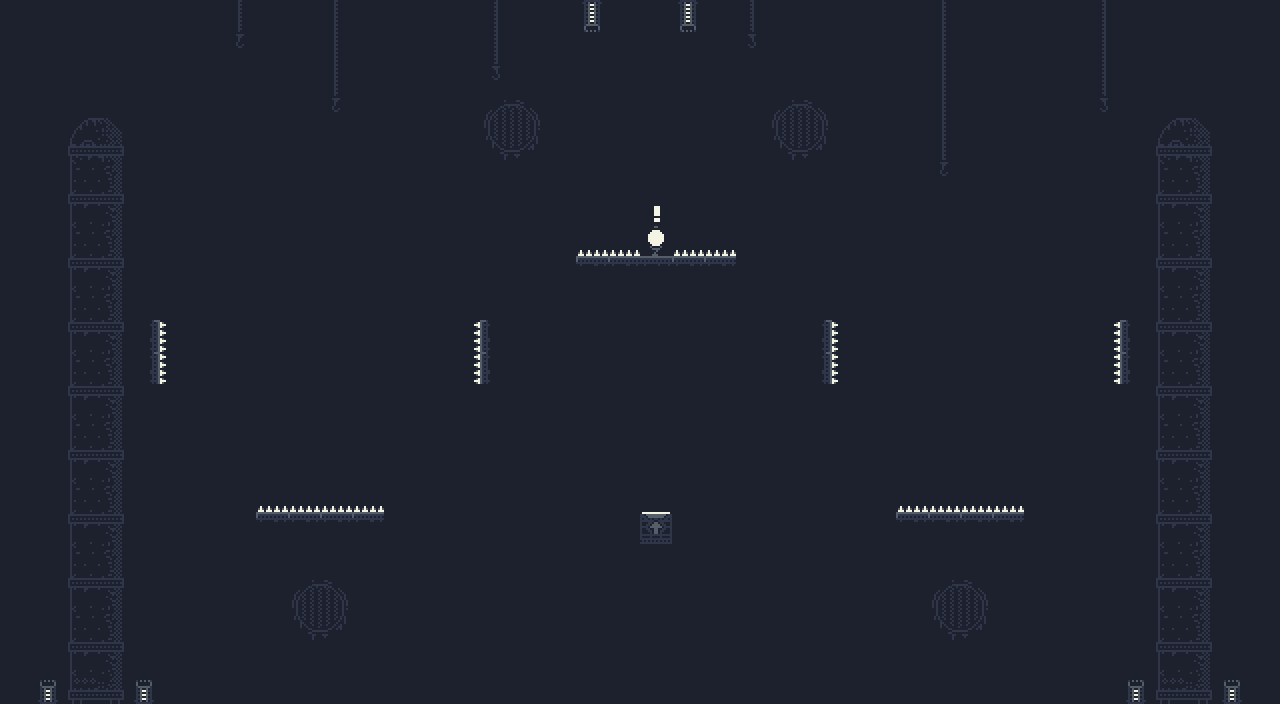

The image is a tile-based game level rendered from a .tmx file. Its description and complete source (layers, tilesets, objects, tile grids) follow:
An orthogonal 40x22 tile map with 32x32 px tiles, 3 tile layers (Background, Ground, Foreground) and 3 objects (Spawn, Win).

<map version="1.10" tiledversion="1.12.2" orientation="orthogonal" renderorder="right-down" width="40" height="22" tilewidth="32" tileheight="32" infinite="0" backgroundcolor="#1d212d" nextlayerid="5" nextobjectid="9">
 <editorsettings>
  <export target="level8.json" format="json" />
 </editorsettings>
 <tileset firstgid="1" name="0x72-industrial-tileset-32px-extruded" tilewidth="32" tileheight="32" spacing="2" margin="1" tilecount="1024" columns="32">
  <image source="0x72-industrial-tileset-32px-extruded.png" width="1088" height="1088" />
  <tile id="5">
   <properties>
    <property name="collides" type="bool" value="true" />
   </properties>
  </tile>
  <tile id="12">
   <properties>
    <property name="collides" type="bool" value="true" />
   </properties>
  </tile>
  <tile id="13">
   <properties>
    <property name="collides" type="bool" value="true" />
   </properties>
  </tile>
  <tile id="14">
   <properties>
    <property name="collides" type="bool" value="true" />
   </properties>
  </tile>
  <tile id="15">
   <properties>
    <property name="collides" type="bool" value="true" />
   </properties>
  </tile>
  <tile id="19">
   <properties>
    <property name="collides" type="bool" value="true" />
   </properties>
  </tile>
  <tile id="20">
   <properties>
    <property name="collides" type="bool" value="true" />
   </properties>
  </tile>
  <tile id="21">
   <properties>
    <property name="collides" type="bool" value="true" />
   </properties>
  </tile>
  <tile id="32">
   <properties>
    <property name="collides" type="bool" value="true" />
   </properties>
  </tile>
  <tile id="33">
   <properties>
    <property name="collides" type="bool" value="true" />
   </properties>
  </tile>
  <tile id="34">
   <properties>
    <property name="collides" type="bool" value="true" />
   </properties>
  </tile>
  <tile id="35">
   <properties>
    <property name="collides" type="bool" value="true" />
   </properties>
  </tile>
  <tile id="36">
   <properties>
    <property name="collides" type="bool" value="true" />
   </properties>
  </tile>
  <tile id="37">
   <properties>
    <property name="collides" type="bool" value="true" />
   </properties>
  </tile>
  <tile id="38">
   <properties>
    <property name="collides" type="bool" value="true" />
   </properties>
  </tile>
  <tile id="39">
   <properties>
    <property name="collides" type="bool" value="true" />
   </properties>
  </tile>
  <tile id="40">
   <properties>
    <property name="collides" type="bool" value="true" />
   </properties>
  </tile>
  <tile id="41">
   <properties>
    <property name="collides" type="bool" value="true" />
   </properties>
  </tile>
  <tile id="42">
   <properties>
    <property name="collides" type="bool" value="true" />
   </properties>
  </tile>
  <tile id="43">
   <properties>
    <property name="collides" type="bool" value="true" />
   </properties>
  </tile>
  <tile id="52">
   <properties>
    <property name="collides" type="bool" value="true" />
   </properties>
  </tile>
  <tile id="53">
   <properties>
    <property name="collides" type="bool" value="true" />
    <property name="isPermanent" type="bool" value="true" />
   </properties>
  </tile>
  <tile id="76">
   <properties>
    <property name="collides" type="bool" value="true" />
    <property name="isSpike" type="bool" value="true" />
   </properties>
   <objectgroup draworder="index">
    <object id="5" x="2" y="26" width="30" height="6" />
   </objectgroup>
  </tile>
  <tile id="77">
   <properties>
    <property name="collides" type="bool" value="true" />
    <property name="isSpike" type="bool" value="true" />
   </properties>
  </tile>
  <tile id="78">
   <properties>
    <property name="collides" type="bool" value="true" />
    <property name="isSpike" type="bool" value="true" />
   </properties>
  </tile>
  <tile id="79">
   <properties>
    <property name="collides" type="bool" value="true" />
    <property name="isSpike" type="bool" value="true" />
   </properties>
  </tile>
  <tile id="84">
   <properties>
    <property name="collides" type="bool" value="true" />
   </properties>
  </tile>
  <tile id="85">
   <properties>
    <property name="collides" type="bool" value="true" />
   </properties>
  </tile>
  <tile id="86">
   <properties>
    <property name="collides" type="bool" value="true" />
   </properties>
  </tile>
  <tile id="87">
   <properties>
    <property name="collides" type="bool" value="true" />
   </properties>
  </tile>
  <tile id="88">
   <properties>
    <property name="collides" type="bool" value="true" />
   </properties>
  </tile>
  <tile id="89">
   <properties>
    <property name="collides" type="bool" value="true" />
   </properties>
  </tile>
  <tile id="108">
   <properties>
    <property name="collides" type="bool" value="true" />
    <property name="isSpike" type="bool" value="true" />
   </properties>
  </tile>
  <tile id="109">
   <properties>
    <property name="collides" type="bool" value="true" />
    <property name="isSpike" type="bool" value="true" />
   </properties>
  </tile>
  <tile id="110">
   <properties>
    <property name="collides" type="bool" value="true" />
    <property name="isSpike" type="bool" value="true" />
   </properties>
  </tile>
  <tile id="111">
   <properties>
    <property name="collides" type="bool" value="true" />
    <property name="isSpike" type="bool" value="true" />
   </properties>
  </tile>
  <tile id="116">
   <properties>
    <property name="collides" type="bool" value="true" />
   </properties>
  </tile>
  <tile id="117">
   <properties>
    <property name="collides" type="bool" value="true" />
   </properties>
  </tile>
  <tile id="118">
   <properties>
    <property name="collides" type="bool" value="true" />
   </properties>
  </tile>
  <tile id="119">
   <properties>
    <property name="collides" type="bool" value="true" />
   </properties>
  </tile>
  <tile id="120">
   <properties>
    <property name="collides" type="bool" value="true" />
   </properties>
  </tile>
  <tile id="121">
   <properties>
    <property name="collides" type="bool" value="true" />
   </properties>
  </tile>
  <tile id="152">
   <properties>
    <property name="collides" type="bool" value="true" />
   </properties>
  </tile>
  <tile id="153">
   <properties>
    <property name="collides" type="bool" value="true" />
   </properties>
  </tile>
  <tile id="196">
   <properties>
    <property name="collides" type="bool" value="true" />
   </properties>
  </tile>
  <tile id="197">
   <properties>
    <property name="collides" type="bool" value="true" />
   </properties>
  </tile>
  <tile id="198">
   <properties>
    <property name="collides" type="bool" value="true" />
   </properties>
  </tile>
  <tile id="199">
   <properties>
    <property name="collides" type="bool" value="true" />
   </properties>
  </tile>
  <tile id="200">
   <properties>
    <property name="collides" type="bool" value="true" />
   </properties>
  </tile>
  <tile id="201">
   <properties>
    <property name="collides" type="bool" value="true" />
   </properties>
  </tile>
  <tile id="228">
   <properties>
    <property name="collides" type="bool" value="true" />
   </properties>
  </tile>
  <tile id="229">
   <properties>
    <property name="collides" type="bool" value="true" />
   </properties>
  </tile>
  <tile id="230">
   <properties>
    <property name="collides" type="bool" value="true" />
   </properties>
  </tile>
  <tile id="231">
   <properties>
    <property name="collides" type="bool" value="true" />
   </properties>
  </tile>
  <tile id="232">
   <properties>
    <property name="collides" type="bool" value="true" />
   </properties>
  </tile>
  <tile id="233">
   <properties>
    <property name="collides" type="bool" value="true" />
   </properties>
  </tile>
  <tile id="256">
   <properties>
    <property name="collides" type="bool" value="true" />
   </properties>
  </tile>
  <tile id="257">
   <properties>
    <property name="collides" type="bool" value="true" />
   </properties>
  </tile>
  <tile id="258">
   <properties>
    <property name="collides" type="bool" value="true" />
   </properties>
  </tile>
  <tile id="259">
   <properties>
    <property name="collides" type="bool" value="true" />
   </properties>
  </tile>
  <tile id="288">
   <properties>
    <property name="collides" type="bool" value="true" />
   </properties>
  </tile>
  <tile id="289">
   <properties>
    <property name="collides" type="bool" value="true" />
   </properties>
  </tile>
  <tile id="290">
   <properties>
    <property name="collides" type="bool" value="true" />
   </properties>
  </tile>
  <tile id="291">
   <properties>
    <property name="collides" type="bool" value="true" />
   </properties>
  </tile>
  <tile id="320">
   <properties>
    <property name="collides" type="bool" value="true" />
   </properties>
  </tile>
  <tile id="321">
   <properties>
    <property name="collides" type="bool" value="true" />
   </properties>
  </tile>
  <tile id="322">
   <properties>
    <property name="collides" type="bool" value="true" />
   </properties>
  </tile>
  <tile id="323">
   <properties>
    <property name="collides" type="bool" value="true" />
   </properties>
  </tile>
 </tileset>
 <layer id="1" name="Background" width="40" height="22">
  <data encoding="csv">
0,0,0,0,0,0,0,97,0,0,97,0,0,0,0,3221225569,0,0,193,0,0,193,0,2147483745,0,0,0,0,0,1073741921,0,0,0,0,2147483745,0,0,0,0,0,
0,0,0,0,0,0,0,129,0,0,97,0,0,0,0,3221225569,0,0,225,0,0,225,0,2147483777,0,0,0,0,0,1073741921,0,0,0,0,2147483745,0,0,0,0,0,
0,0,0,0,0,0,0,0,0,0,97,0,0,0,0,2147483777,0,0,0,0,0,0,0,0,0,0,0,0,0,1073741921,0,0,0,0,2147483745,0,0,0,0,0,
0,0,150,151,0,0,0,0,0,0,129,0,0,0,0,66,67,0,0,0,0,0,0,0,66,67,0,0,0,1073741921,0,0,0,0,2147483777,0,150,151,0,0,
0,0,182,183,0,0,0,0,0,0,0,0,0,0,0,98,99,0,0,0,0,0,0,0,98,99,0,0,0,1073741921,0,0,0,0,0,0,182,183,0,0,
0,0,214,215,0,0,0,0,0,0,0,0,0,0,0,0,0,0,0,0,0,0,0,0,0,0,0,0,0,2147483809,0,0,0,0,0,0,214,215,0,0,
0,0,246,247,0,0,0,0,0,0,0,0,0,0,0,0,0,0,0,0,0,0,0,0,0,0,0,0,0,0,0,0,0,0,0,0,246,247,0,0,
0,0,214,215,0,0,0,0,0,0,0,0,0,0,0,0,0,0,0,0,0,0,0,0,0,0,0,0,0,0,0,0,0,0,0,0,214,215,0,0,
0,0,246,247,0,0,0,0,0,0,0,0,0,0,0,0,0,0,0,0,0,0,0,0,0,0,0,0,0,0,0,0,0,0,0,0,246,247,0,0,
0,0,214,215,0,0,0,0,0,0,0,0,0,0,0,0,0,0,0,0,0,0,0,0,0,0,0,0,0,0,0,0,0,0,0,0,214,215,0,0,
0,0,246,247,0,0,0,0,0,0,0,0,0,0,0,0,0,0,0,0,0,0,0,0,0,0,0,0,0,0,0,0,0,0,0,0,246,247,0,0,
0,0,214,215,0,0,0,0,0,0,0,0,0,0,0,0,0,0,0,0,0,0,0,0,0,0,0,0,0,0,0,0,0,0,0,0,214,215,0,0,
0,0,246,247,0,0,0,0,0,0,0,0,0,0,0,0,0,0,0,0,0,0,0,0,0,0,0,0,0,0,0,0,0,0,0,0,246,247,0,0,
0,0,214,215,0,0,0,0,0,0,0,0,0,0,0,0,0,0,0,0,0,0,0,0,0,0,0,0,0,0,0,0,0,0,0,0,214,215,0,0,
0,0,246,247,0,0,0,0,0,0,0,0,0,0,0,0,0,0,0,0,0,0,0,0,0,0,0,0,0,0,0,0,0,0,0,0,246,247,0,0,
0,0,214,215,0,0,0,0,0,0,0,0,0,0,0,0,0,0,0,0,0,0,0,0,0,0,0,0,0,0,0,0,0,0,0,0,214,215,0,0,
0,0,246,247,0,0,0,0,0,0,0,0,0,0,0,0,0,0,0,0,0,0,0,0,0,0,0,0,0,0,0,0,0,0,0,0,246,247,0,0,
0,0,214,215,0,0,0,0,0,0,0,0,0,0,0,0,0,0,0,0,0,0,0,0,0,0,0,0,0,0,0,0,0,0,0,0,214,215,0,0,
0,0,246,247,0,0,0,0,0,66,67,0,0,0,0,0,0,0,0,0,0,0,0,0,0,0,0,0,0,66,67,0,0,0,0,0,246,247,0,0,
0,0,214,215,0,0,0,0,0,98,99,0,0,0,0,0,0,0,0,0,0,0,0,0,0,0,0,0,0,98,99,0,0,0,0,0,214,215,0,0,
0,0,246,247,0,0,0,0,0,0,0,0,0,0,0,0,0,0,0,0,0,0,0,0,0,0,0,0,0,0,0,0,0,0,0,0,246,247,0,0,
0,226,278,279,226,0,0,0,0,0,0,0,0,0,0,0,0,0,0,0,0,0,0,0,0,0,0,0,0,0,0,0,0,0,0,226,278,279,226,0
</data>
 </layer>
 <layer id="2" name="Ground" width="40" height="22">
  <data encoding="csv">
0,0,0,0,0,0,0,0,0,0,0,0,0,0,0,0,0,0,0,0,0,0,0,0,0,0,0,0,0,0,0,0,0,0,0,0,0,0,0,0,
0,0,0,0,0,0,0,0,0,0,0,0,0,0,0,0,0,0,0,0,0,0,0,0,0,0,0,0,0,0,0,0,0,0,0,0,0,0,0,0,
0,0,0,0,0,0,0,0,0,0,0,0,0,0,0,0,0,0,0,0,0,0,0,0,0,0,0,0,0,0,0,0,0,0,0,0,0,0,0,0,
0,0,0,0,0,0,0,0,0,0,0,0,0,0,0,0,0,0,0,0,0,0,0,0,0,0,0,0,0,0,0,0,0,0,0,0,0,0,0,0,
0,0,0,0,0,0,0,0,0,0,0,0,0,0,0,0,0,0,0,0,0,0,0,0,0,0,0,0,0,0,0,0,0,0,0,0,0,0,0,0,
0,0,0,0,0,0,0,0,0,0,0,0,0,0,0,0,0,0,0,0,0,0,0,0,0,0,0,0,0,0,0,0,0,0,0,0,0,0,0,0,
0,0,0,0,0,0,0,0,0,0,0,0,0,0,0,0,0,0,0,0,0,0,0,0,0,0,0,0,0,0,0,0,0,0,0,0,0,0,0,0,
0,0,0,0,0,0,0,0,0,0,0,0,0,0,0,0,0,0,77,77,0,77,77,0,0,0,0,0,0,0,0,0,0,0,0,0,0,0,0,0,
0,0,0,0,0,0,0,0,0,0,0,0,0,0,0,0,0,0,109,109,19,109,109,0,0,0,0,0,0,0,0,0,0,0,0,0,0,0,0,0,
0,0,0,0,0,0,0,0,0,0,0,0,0,0,0,0,0,0,0,0,0,0,0,0,0,0,0,0,0,0,0,0,0,0,0,0,0,0,0,0,
0,0,0,0,2684354669,2684354637,0,0,0,0,0,0,0,0,536870989,536871021,0,0,0,0,0,0,0,0,0,2684354669,2684354637,0,0,0,0,0,0,0,536870989,536871021,0,0,0,0,
0,0,0,0,2684354669,2684354637,0,0,0,0,0,0,0,0,536870989,536871021,0,0,0,0,0,0,0,0,0,2684354669,2684354637,0,0,0,0,0,0,0,536870989,536871021,0,0,0,0,
0,0,0,0,0,0,0,0,0,0,0,0,0,0,0,0,0,0,0,0,0,0,0,0,0,0,0,0,0,0,0,0,0,0,0,0,0,0,0,0,
0,0,0,0,0,0,0,0,0,0,0,0,0,0,0,0,0,0,0,0,0,0,0,0,0,0,0,0,0,0,0,0,0,0,0,0,0,0,0,0,
0,0,0,0,0,0,0,0,0,0,0,0,0,0,0,0,0,0,0,0,0,0,0,0,0,0,0,0,0,0,0,0,0,0,0,0,0,0,0,0,
0,0,0,0,0,0,0,0,77,77,77,77,0,0,0,0,0,0,0,0,0,0,0,0,0,0,0,0,77,77,77,77,0,0,0,0,0,0,0,0,
0,0,0,0,0,0,0,0,109,109,109,109,0,0,0,0,0,0,0,0,162,0,0,0,0,0,0,0,109,109,109,109,0,0,0,0,0,0,0,0,
0,0,0,0,0,0,0,0,0,0,0,0,0,0,0,0,0,0,0,0,0,0,0,0,0,0,0,0,0,0,0,0,0,0,0,0,0,0,0,0,
0,0,0,0,0,0,0,0,0,0,0,0,0,0,0,0,0,0,0,0,0,0,0,0,0,0,0,0,0,0,0,0,0,0,0,0,0,0,0,0,
0,0,0,0,0,0,0,0,0,0,0,0,0,0,0,0,0,0,0,0,0,0,0,0,0,0,0,0,0,0,0,0,0,0,0,0,0,0,0,0,
0,0,0,0,0,0,0,0,0,0,0,0,0,0,0,0,0,0,0,0,0,0,0,0,0,0,0,0,0,0,0,0,0,0,0,0,0,0,0,0,
0,0,0,0,0,0,0,0,0,0,0,0,0,0,0,0,0,0,0,0,0,0,0,0,0,0,0,0,0,0,0,0,0,0,0,0,0,0,0,0
</data>
 </layer>
 <layer id="3" name="Foreground" width="40" height="22">
  <data encoding="csv">
0,0,0,0,0,0,0,0,0,0,0,0,0,0,0,0,0,0,0,0,0,0,0,0,0,0,0,0,0,0,0,0,0,0,0,0,0,0,0,0,
0,0,0,0,0,0,0,0,0,0,0,0,0,0,0,0,0,0,0,0,0,0,0,0,0,0,0,0,0,0,0,0,0,0,0,0,0,0,0,0,
0,0,0,0,0,0,0,0,0,0,0,0,0,0,0,0,0,0,0,0,0,0,0,0,0,0,0,0,0,0,0,0,0,0,0,0,0,0,0,0,
0,0,0,0,0,0,0,0,0,0,0,0,0,0,0,0,0,0,0,0,0,0,0,0,0,0,0,0,0,0,0,0,0,0,0,0,0,0,0,0,
0,0,0,0,0,0,0,0,0,0,0,0,0,0,0,0,0,0,0,0,0,0,0,0,0,0,0,0,0,0,0,0,0,0,0,0,0,0,0,0,
0,0,0,0,0,0,0,0,0,0,0,0,0,0,0,0,0,0,0,0,0,0,0,0,0,0,0,0,0,0,0,0,0,0,0,0,0,0,0,0,
0,0,0,0,0,0,0,0,0,0,0,0,0,0,0,0,0,0,0,0,646,0,0,0,0,0,0,0,0,0,0,0,0,0,0,0,0,0,0,0,
0,0,0,0,0,0,0,0,0,0,0,0,0,0,0,0,0,0,0,0,317,0,0,0,0,0,0,0,0,0,0,0,0,0,0,0,0,0,0,0,
0,0,0,0,0,0,0,0,0,0,0,0,0,0,0,0,0,0,0,0,0,0,0,0,0,0,0,0,0,0,0,0,0,0,0,0,0,0,0,0,
0,0,0,0,0,0,0,0,0,0,0,0,0,0,0,0,0,0,0,0,0,0,0,0,0,0,0,0,0,0,0,0,0,0,0,0,0,0,0,0,
0,0,0,0,0,0,0,0,0,0,0,0,0,0,0,0,0,0,0,0,0,0,0,0,0,0,0,0,0,0,0,0,0,0,0,0,0,0,0,0,
0,0,0,0,0,0,0,0,0,0,0,0,0,0,0,0,0,0,0,0,0,0,0,0,0,0,0,0,0,0,0,0,0,0,0,0,0,0,0,0,
0,0,0,0,0,0,0,0,0,0,0,0,0,0,0,0,0,0,0,0,0,0,0,0,0,0,0,0,0,0,0,0,0,0,0,0,0,0,0,0,
0,0,0,0,0,0,0,0,0,0,0,0,0,0,0,0,0,0,0,0,0,0,0,0,0,0,0,0,0,0,0,0,0,0,0,0,0,0,0,0,
0,0,0,0,0,0,0,0,0,0,0,0,0,0,0,0,0,0,0,0,0,0,0,0,0,0,0,0,0,0,0,0,0,0,0,0,0,0,0,0,
0,0,0,0,0,0,0,0,0,0,0,0,0,0,0,0,0,0,0,0,0,0,0,0,0,0,0,0,0,0,0,0,0,0,0,0,0,0,0,0,
0,0,0,0,0,0,0,0,0,0,0,0,0,0,0,0,0,0,0,0,0,0,0,0,0,0,0,0,0,0,0,0,0,0,0,0,0,0,0,0,
0,0,0,0,0,0,0,0,0,0,0,0,0,0,0,0,0,0,0,0,0,0,0,0,0,0,0,0,0,0,0,0,0,0,0,0,0,0,0,0,
0,0,0,0,0,0,0,0,0,0,0,0,0,0,0,0,0,0,0,0,0,0,0,0,0,0,0,0,0,0,0,0,0,0,0,0,0,0,0,0,
0,0,0,0,0,0,0,0,0,0,0,0,0,0,0,0,0,0,0,0,0,0,0,0,0,0,0,0,0,0,0,0,0,0,0,0,0,0,0,0,
0,0,0,0,0,0,0,0,0,0,0,0,0,0,0,0,0,0,0,0,0,0,0,0,0,0,0,0,0,0,0,0,0,0,0,0,0,0,0,0,
0,0,0,0,0,0,0,0,0,0,0,0,0,0,0,0,0,0,0,0,0,0,0,0,0,0,0,0,0,0,0,0,0,0,0,0,0,0,0,0
</data>
 </layer>
 <objectgroup id="4" name="Objects">
  <object id="1" name="Spawn" x="656" y="462">
   <point />
  </object>
  <object id="8" name="Win" x="656" y="242">
   <point />
  </object>
 </objectgroup>
</map>
